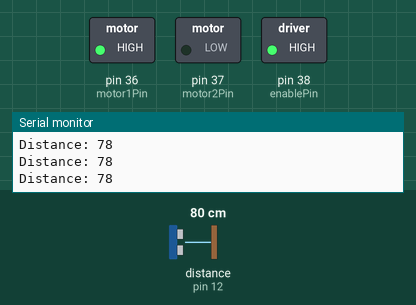
Bench run of a sketch on a simulated Arduino Mega 2560, built with avr-gcc and run on an emulated ATmega2560. Shown: switched loads named in the sketch (green lamp = pin HIGH), the last lines printed to the serial monitor. Wiring (inferred from the names in the program): ultrasonic range finder: trigger pin 11; echo pin 12. Inputs (shaded band) come from the test bench; at power-on: distance to the obstacle (sensor on pin 12) 80 cm. The echo pulse lasts 58.3 µs per cm; pins used as bus, display or sensor lines are not drawn.

Above: at 1.2 s.
1.3 s: distance to the obstacle (sensor on pin 12) set to 8 cm
4.3 s: distance to the obstacle (sensor on pin 12) set to 5 cm
At 5.0 s:
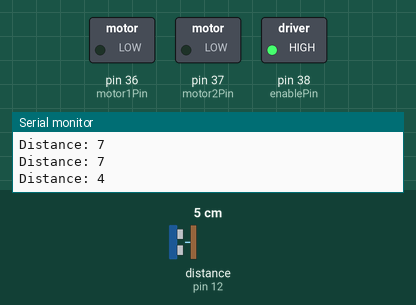
7.3 s: distance to the obstacle (sensor on pin 12) set to 18 cm
At 9.3 s:
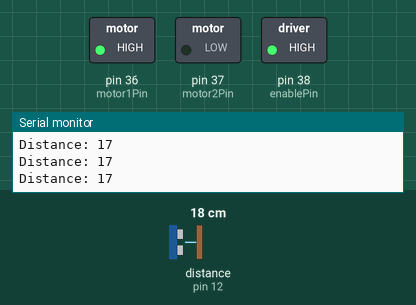
9.8 s: distance to the obstacle (sensor on pin 12) set to 2 cm
At 10.6 s:
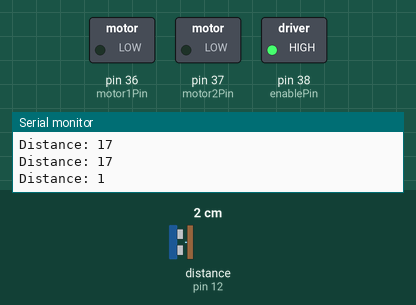
Timing chart, 0 to 12.8 s (numbered marks = the images above; inputs shaded):
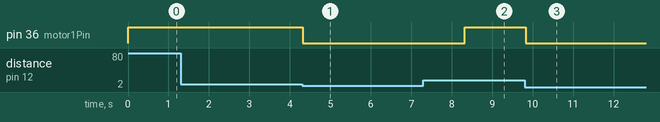

Measured:
- the behaviour switches between 7 and 6 cm on distance to the obstacle (sensor on pin 12) (found by bisection; images 0 and 1)
- after the input at 4.3 s, pin 36 (motor1Pin): HIGH → LOW at once
- after the input at 7.3 s, pin 36 (motor1Pin): LOW → HIGH after 1.0 s
- after the input at 9.8 s, pin 36 (motor1Pin): HIGH → LOW at once

The sketch:

arms_and_rotation.ino
```cpp
int forward = 0;
const int speed = 255;
long duration1;
int distance1 = 100;
const int trigPin1 = 11;
const int echoPin1 = 12;
unsigned long motorStartMillis;
unsigned long motorRunMillis = 10000;
const int motor1Pin = 36;    // H-bridge leg 1 (pin 2, 1A)
const int motor2Pin = 37;    // H-bridge leg 2 (pin 7, 2A)
const int enablePin = 38;    // H-bridge enable pin
int i = 1;

void setup() {
    Serial.begin(9600);
    pinMode(motor1Pin, OUTPUT);
    pinMode(motor2Pin, OUTPUT);
    pinMode(enablePin, OUTPUT);
    pinMode(trigPin1, OUTPUT);
    pinMode(echoPin1, INPUT);
    analogWrite(enablePin, speed);
}

void loop() {
      digitalWrite(trigPin1, LOW);
      delayMicroseconds(2);
      digitalWrite(trigPin1, HIGH);
      delayMicroseconds(10);
      digitalWrite(trigPin1, LOW);
      duration1 = pulseIn(echoPin1, HIGH);
      distance1 = duration1*0.034/2;
      Serial.print("Distance: ");
      Serial.println(distance1);

      digitalWrite(motor1Pin, HIGH);   // set leg 1 of the H-bridge low
      digitalWrite(motor2Pin, LOW);  // set leg 2 of the H-bridge high
      if(distance1 <= 5)
      {
      digitalWrite(motor1Pin, LOW);   // set leg 1 of the H-bridge low
      digitalWrite(motor2Pin, LOW);  // set leg 2 of the H-bridge high
        //Arms
        delay(2000);
      }
      analogWrite(enablePin, speed);
       digitalWrite(motor1Pin, HIGH);   // set leg 1 of the H-bridge low
      digitalWrite(motor2Pin, LOW);  // set leg 2 of the H-bridge high
  }
```
